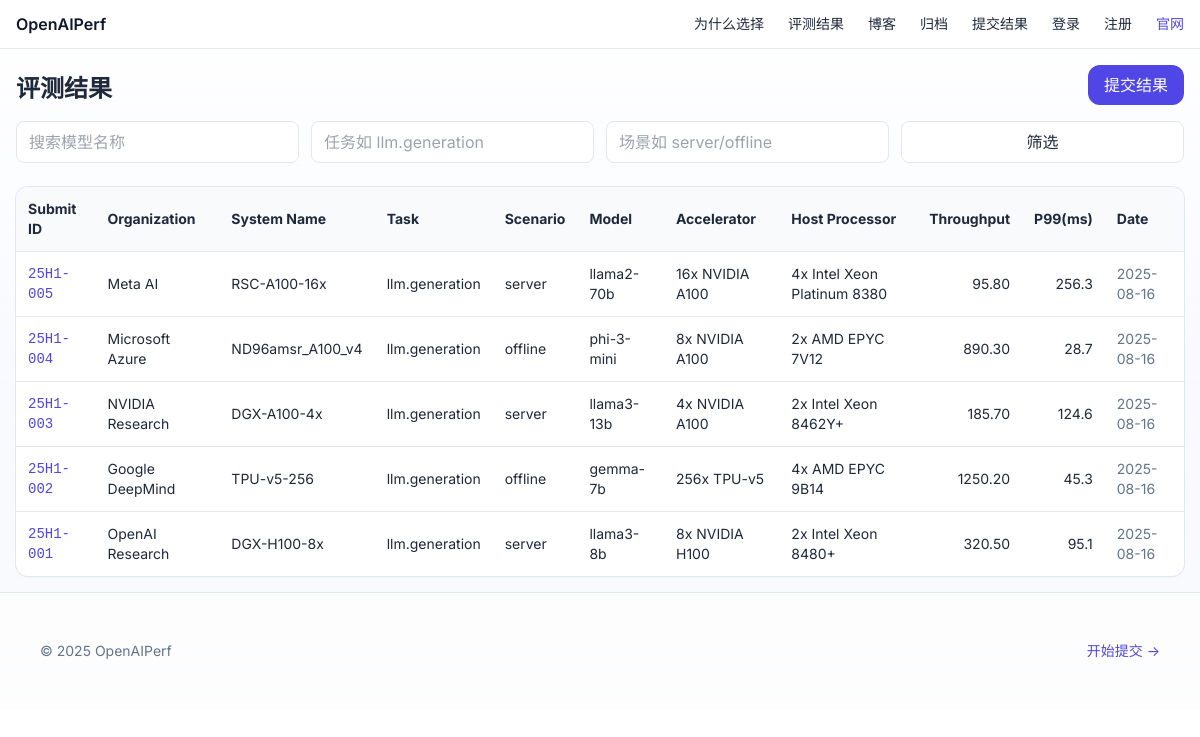
The app's page /results with its own data.
### app/models.py (models this page shows)
class Submission(SQLModel, table=True):
    model_config = {"protected_namespaces": ()}
    id: str = Field(primary_key=True)
    created_at: dt.datetime = Field(default_factory=lambda: dt.datetime.utcnow())
    user_id: int | None = Field(default=None, foreign_key="user.id")
    task: str | None = Field(default=None, index=True)
    scenario: str | None = Field(default=None, index=True)
    model_name: str | None = Field(default=None, index=True)
    backend: str | None = Field(default=None, index=True)
    quality: float | None = Field(default=None, index=True)
    throughput: float | None = Field(default=None, index=True)
    latency_p99_ms: float | None = Field(default=None, index=True)
    energy_j_per_request: float | None = Field(default=None, index=True)
    approved: bool = Field(default=False, index=True)
    cards: Dict[str, Any] = Field(default_factory=dict, sa_column=Column(JSON, nullable=False))
    notes: str | None = None

### app/main.py (the view)
@app.get("/results", response_class=HTMLResponse)
def list_results(
    request: Request,
    session=Depends(get_session),
    q: Optional[str] = None,
    task: Optional[str] = None,
    scenario: Optional[str] = None,
    user_ctx: dict = Depends(get_user_for_template),
):
    query = session.query(Submission)
    query = query.filter(Submission.approved == True)  # noqa: E712
    if q:
        like = f"%{q}%"
        query = query.filter(Submission.model_name.ilike(like))
    if task:
        query = query.filter(Submission.task == task)
    if scenario:
        query = query.filter(Submission.scenario == scenario)
    rows = query.order_by(Submission.created_at.desc()).limit(200).all()
    ctx = {
        "request": request,
        "rows": rows,
        "q": q,
        "task": task,
        "scenario": scenario,
    }
    ctx.update(user_ctx)
    return templates.TemplateResponse("results.html", ctx)

### templates/results.html (shortened to what this page needs)
{% extends "base.html" %}
{% block content %}
<div class="max-w-7xl mx-auto p-4">
  <div class="flex items-end justify-between">
    <h1 class="text-2xl font-bold">评测结果</h1>
    <a href="/submit" class="px-4 py-2 rounded-xl bg-indigo-600 text-white">提交结果</a>
  </div>
  <form method="get" class="mt-4 grid md:grid-cols-4 gap-3">
    <input class="px-3 py-2 rounded-lg border" type="text" name="q" value="{{ q or '' }}" placeholder="搜索模型名称"/>
    <input class="px-3 py-2 rounded-lg border" type="text" name="task" value="{{ task or '' }}" placeholder="任务如 llm.generation"/>
    <input class="px-3 py-2 rounded-lg border" type="text" name="scenario" value="{{ scenario or '' }}" placeholder="场景如 server/offline"/>
    <button class="px-4 py-2 rounded-lg bg-white border">筛选</button>
  </form>
  <div class="mt-6 overflow-x-auto bg-white rounded-xl shadow-sm ring-1 ring-slate-200">
    <table class="min-w-full text-sm">
      <thead class="bg-slate-50">
        <tr>
          <th class="px-3 py-3 text-left">Submit ID</th>
          <th class="px-3 py-3 text-left">Organization</th>
          <th class="px-3 py-3 text-left">System Name</th>
          <th class="px-3 py-3 text-left">Task</th>
          <th class="px-3 py-3 text-left">Scenario</th>
          <th class="px-3 py-3 text-left">Model</th>
          <th class="px-3 py-3 text-left">Accelerator</th>
          <th class="px-3 py-3 text-left">Host Processor</th>
          <th class="px-3 py-3 text-right">Throughput</th>
          <th class="px-3 py-3 text-right">P99(ms)</th>
          <th class="px-3 py-3 text-left">Date</th>
        </tr>
      </thead>
      <tbody>
        {% for r in rows %}
        <tr class="border-t hover:bg-slate-50">
          <td class="px-3 py-3 text-slate-600 font-mono text-sm">
            <a class="text-indigo-600 hover:text-indigo-800" href="/results/{{ r.id }}">{{ r.id }}</a>
          </td>
          <td class="px-3 py-3">{{ r.cards.get('system', {}).get('organization', '-') }}</td>
          <td class="px-3 py-3">{{ r.cards.get('system', {}).get('system_name', '-') }}</td>
          <td class="px-3 py-3">{{ r.task or '-' }}</td>
          <td class="px-3 py-3">{{ r.scenario or '-' }}</td>
          <td class="px-3 py-3">{{ r.model_name or '-' }}</td>
          <td class="px-3 py-3">
            {% set accelerators = r.cards.get('system', {}).get('hardware', {}).get('accelerators', r.cards.get('system', {}).get('gpu', [])) %}
            {% if accelerators and accelerators|length > 0 %}
              {% set acc = accelerators[0] %}
              {% set vendor = acc.get('vendor', '') %}
              {% set name = acc.get('name', 'Unknown') %}
              {% set count = acc.get('count', 1) %}
              {% set type = acc.get('type', 'gpu') %}
              {{ count }}x {{ vendor.upper() if vendor else '' }} {{ name }}
            {% else %}
              {{ r.cards.get('system', {}).get('accelerator', '-') }}
            {% endif %}
          </td>
          <td class="px-3 py-3">
            {% set cpu_info = r.cards.get('system', {}).get('hardware', {}).get('cpu', {}) %}
            {% set cpu_model = cpu_info.get('model', r.cards.get('system', {}).get('cpu', '')) %}
            {% set cpu_cores = cpu_info.get('cores', r.cards.get('system', {}).get('cpu_count', '')) %}
            {% if cpu_cores %}
              {{ cpu_cores }}x {{ cpu_model }}
            {% else %}
              {{ cpu_model or '-' }}
            {% endif %}
          </td>
          <td class="px-3 py-3 text-right">{{ '%.2f' % r.throughput if r.throughput is not none else '-' }}</td>
          <td class="px-3 py-3 text-right">{{ '%.1f' % r.latency_p99_ms if r.latency_p99_ms is not none else '-' }}</td>
          <td class="px-3 py-3 text-slate-500">{{ r.created_at.strftime('%Y-%m-%d') }}</td>
        </tr>
        {% else %}
        <tr><td class="px-3 py-6 text-center text-slate-500" colspan="11">暂无数据</td></tr>
        {% endfor %}
      </tbody>
    </table>
  </div>
</div>
{% endblock %}

### templates/base.html (shortened to what this page needs)
<!doctype html>
<html lang="zh-CN">
<head>
  <script src="https://cdn.tailwindcss.com"></script>
</head>
<body class="bg-gradient-to-b from-white via-indigo-50/40 to-slate-50 text-slate-800">
  <header class="sticky top-0 z-30 bg-white/70 backdrop-blur border-b border-slate-200">
    <div class="max-w-7xl mx-auto px-4 py-3 flex items-center justify-between">
      <a class="font-semibold text-slate-900" href="/">OpenAIPerf</a>
      <nav class="hidden md:flex items-center gap-6 text-sm">
        <a class="hover:text-indigo-600" href="/#why">为什么选择</a>
        <a class="hover:text-indigo-600" href="/results">评测结果</a>
        <a class="hover:text-indigo-600" href="/blog">博客</a>
        <a class="hover:text-indigo-600" href="/archive">归档</a>
        <a class="hover:text-indigo-600" href="/submit">提交结果</a>
        {% if current_user %}
          {% if current_user.role in ['admin', 'auditor'] %}
            <a class="hover:text-indigo-600" href="/admin">管理后台</a>
          {% endif %}
          <a class="hover:text-indigo-600" href="/profile">欢迎, {{ current_user.username }}</a>
          <a class="hover:text-indigo-600" href="/logout">退出</a>
        {% else %}
          <a class="hover:text-indigo-600" href="/login">登录</a>
          <a class="hover:text-indigo-600" href="/register">注册</a>
        {% endif %}
        <a class="text-indigo-600 font-medium" href="https://www.openaiperf.org" target="_blank">官网</a>
      </nav>
    </div>
  </header>
  {% block content %}{% endblock %}
  <footer class="py-12 border-t border-slate-200 bg-white/70">
    <div class="max-w-6xl mx-auto px-4 flex items-center justify-between">
      <p class="text-sm text-slate-500">© 2025 OpenAIPerf</p>
      <a href="/submit" class="text-sm text-indigo-600">开始提交 →</a>
    </div>
  </footer>
</body>
</html>

### templates/base.html (style rules this page uses)
body { font-family: Inter, system-ui, -apple-system, Segoe UI, Roboto, Helvetica, Arial, "Apple Color Emoji", "Segoe UI Emoji"; }

### records on screen
Submission: id "25H1-005", cards.get "Meta AI", cards.get "RSC-A100-16x", task "llm.generation", scenario "server", model_name "llama2-70b", count "16", name "NVIDIA A100", cpu_cores "4", cpu_model "Intel Xeon Platinum 8380", throughput "95.80", latency_p99_ms "256.3", created_at "2025-08-16"
Submission: id "25H1-004", cards.get "Microsoft Azure", cards.get "ND96amsr_A100_v4", task "llm.generation", scenario "offline", model_name "phi-3-mini", count "8", name "NVIDIA A100", cpu_cores "2", cpu_model "AMD EPYC 7V12", throughput "890.30", latency_p99_ms "28.7", created_at "2025-08-16"
Submission: id "25H1-003", cards.get "NVIDIA Research", cards.get "DGX-A100-4x", task "llm.generation", scenario "server", model_name "llama3-13b", count "4", name "NVIDIA A100", cpu_cores "2", cpu_model "Intel Xeon 8462Y+", throughput "185.70", latency_p99_ms "124.6", created_at "2025-08-16"
Submission: id "25H1-002", cards.get "Google DeepMind", cards.get "TPU-v5-256", task "llm.generation", scenario "offline", model_name "gemma-7b", count "256", name "TPU-v5", cpu_cores "4", cpu_model "AMD EPYC 9B14", throughput "1250.20", latency_p99_ms "45.3", created_at "2025-08-16"
Submission: id "25H1-001", cards.get "OpenAI Research", cards.get "DGX-H100-8x", task "llm.generation", scenario "server", model_name "llama3-8b", count "8", name "NVIDIA H100", cpu_cores "2", cpu_model "Intel Xeon 8480+", throughput "320.50", latency_p99_ms "95.1", created_at "2025-08-16"
